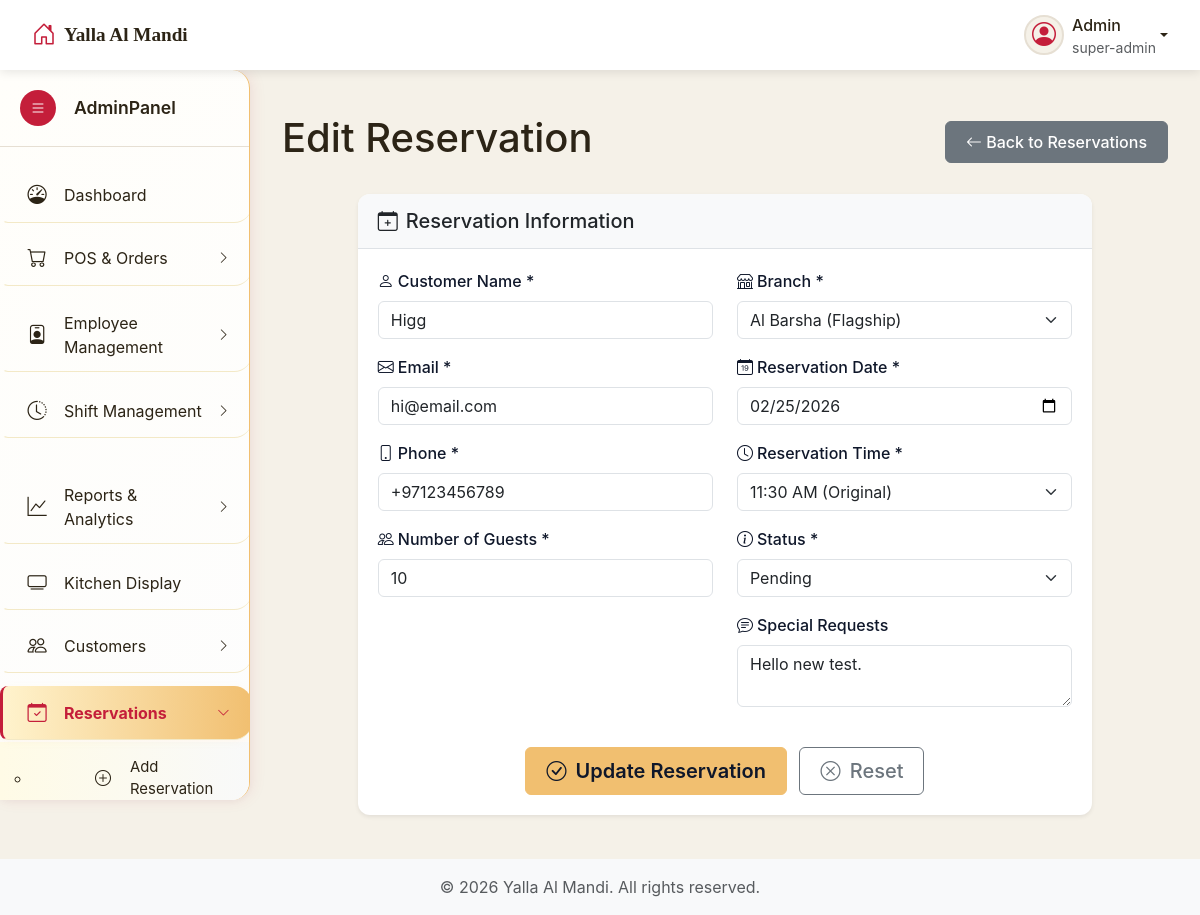
The app's page /admin/reservation.php?source=edit_reservation&id=6 (signed in) with its own data.
### tables this page shows
CREATE TABLE `reservations` (
  `id` int NOT NULL,
  `customer_name` varchar(100) NOT NULL,
  `customer_email` varchar(100) NOT NULL,
  `customer_phone` varchar(20) NOT NULL,
  `reservation_date` date NOT NULL,
  `reservation_time` time NOT NULL,
  `branch_name` varchar(256) NOT NULL,
  `number_of_guests` int NOT NULL,
  `branch_id` int DEFAULT '1',
  `special_requests` text,
  `status` enum('pending','confirmed','cancelled','completed') DEFAULT 'pending',
  `created_at` timestamp NOT NULL DEFAULT CURRENT_TIMESTAMP,
  `updated_at` timestamp NOT NULL DEFAULT CURRENT_TIMESTAMP ON UPDATE CURRENT_TIMESTAMP
);

CREATE TABLE `branches` (
  `id` int NOT NULL,
  `name` varchar(100) NOT NULL,
  `address` text NOT NULL,
  `phone` varchar(20) DEFAULT NULL,
  `email` varchar(100) DEFAULT NULL,
  `opening_hours` text,
  `is_active` tinyint(1) DEFAULT '1',
  `created_at` timestamp NOT NULL DEFAULT CURRENT_TIMESTAMP
);

### admin/includes/edit_reservation.php (the view, shortened to what this page needs)
<?php
$reservation_id = isset($_GET['id']) ? intval($_GET['id']) : 0;
$customer_name = $customer_email = $customer_phone = '';
$reservation_date = $reservation_time = '';
$number_of_guests = '';
$branch_id = 1;
$special_requests = '';
$status = 'pending';
$branches = [];
$branch_query = "SELECT id, name FROM branches ORDER BY name";
$branch_result = $connection->query($branch_query);
if ($branch_result) {
    while ($row = $branch_result->fetch_assoc()) {
        $branches[] = $row;
    }
}
if ($reservation_id > 0 && $_SERVER['REQUEST_METHOD'] !== 'POST') {
    $sql = "SELECT * FROM reservations WHERE id = ?";
    $stmt = $connection->prepare($sql);
    $stmt->bind_param("i", $reservation_id);
    $stmt->execute();
    $result = $stmt->get_result();
    if ($result->num_rows === 1) {
        $reservation = $result->fetch_assoc();
        $customer_name = $reservation['customer_name'];
        $customer_email = $reservation['customer_email'];
        $customer_phone = $reservation['customer_phone'];
        $reservation_date = $reservation['reservation_date'];
        $reservation_time = $reservation['reservation_time'];
        $number_of_guests = $reservation['number_of_guests'];
        $branch_id = $reservation['branch_id'];
        $special_requests = $reservation['special_requests'];
        $status = $reservation['status'];
    } else {
        $message = "Reservation not found.";
        $message_type = "error";
        $reservation_id = 0;
    }
}
?>
<div class="main-content" id="mainContent">
    <div class="container-fluid">
        <div class="d-flex justify-content-between align-items-center mb-4">
            <h1 class="page-title"><?php echo $reservation_id > 0 ? 'Edit Reservation' : 'Add Reservation'; ?></h1>
            <a href="reservation.php" class="btn btn-secondary">
                <i class="bi bi-arrow-left"></i> Back to Reservations
            </a>
        </div>
        <div class="row justify-content-center">
            <div class="col-md-10">
                <div class="card shadow-sm">
                    <div class="card-header">
                        <h5 class="mb-0"><i class="bi bi-calendar-plus me-2"></i>Reservation Information</h5>
                    </div>
                    <div class="card-body">
                        <form method="POST" action="">
                            <div class="row">
                                <div class="col-md-6">
                                    <div class="mb-3">
                                        <label for="customer_name" class="form-label"><i class="bi bi-person me-1"></i>Customer Name *</label>
                                        <input type="text" id="customer_name" name="customer_name" class="form-control"
                                               value="<?php echo htmlspecialchars($customer_name); ?>" required>
                                    </div>
                                    <div class="mb-3">
                                        <label for="customer_email" class="form-label"><i class="bi bi-envelope me-1"></i>Email *</label>
                                        <input type="email" id="customer_email" name="customer_email" class="form-control"
                                               value="<?php echo htmlspecialchars($customer_email); ?>" required>
                                    </div>
                                    <div class="mb-3">
                                        <label for="customer_phone" class="form-label"><i class="bi bi-phone me-1"></i>Phone *</label>
                                        <input type="tel" id="customer_phone" name="customer_phone" class="form-control"
                                               value="<?php echo htmlspecialchars($customer_phone); ?>" required>
                                    </div>
                                    <div class="mb-3">
                                        <label for="number_of_guests" class="form-label"><i class="bi bi-people me-1"></i>Number of Guests *</label>
                                        <input type="number" id="number_of_guests" name="number_of_guests" class="form-control"
                                               value="<?php echo htmlspecialchars($number_of_guests); ?>" min="1" max="50" required>
                                    </div>
                                </div>
                                <div class="col-md-6">
                                    <div class="mb-3">
                                        <label for="branch_id" class="form-label"><i class="bi bi-shop me-1"></i>Branch *</label>
                                        <select id="branch_id" name="branch_id" class="form-select" required>
                                            <?php foreach ($branches as $branch): ?>
                                            <option value="<?php echo $branch['id']; ?>"
                                                <?php echo $branch_id == $branch['id'] ? 'selected' : ''; ?>>
                                                <?php echo htmlspecialchars($branch['name']); ?>
                                            </option>
                                            <?php endforeach; ?>
                                        </select>
                                    </div>
                                    <div class="mb-3">
                                        <label for="reservation_date" class="form-label"><i class="bi bi-calendar-date me-1"></i>Reservation Date *</label>
                                        <input type="date" id="reservation_date" name="reservation_date" class="form-control"
                                               value="<?php echo htmlspecialchars($reservation_date); ?>" required>
                                    </div>
                                    <div class="mb-3">
                                        <label for="reservation_time" class="form-label"><i class="bi bi-clock me-1"></i>Reservation Time *</label>
                                        <select id="reservation_time" name="reservation_time" class="form-select" required>
                                            <?php
                                            $found = false;
                                            if (!$found && !empty($reservation_time)) {
                                                $time_display = date('h:i A', strtotime($reservation_time));
                                                echo "<option value=\"$reservation_time\" selected>$time_display (Original)</option>";
                                            }
                                            ?>
                                        </select>
                                    </div>
                                    <div class="mb-3">
                                        <label for="status" class="form-label"><i class="bi bi-info-circle me-1"></i>Status *</label>
                                        <select id="status" name="status" class="form-select" required>
                                            <option value="pending" <?php echo $status == 'pending' ? 'selected' : ''; ?>>Pending</option>
                                        </select>
                                    </div>
                                    <div class="mb-3">
                                        <label for="special_requests" class="form-label"><i class="bi bi-chat-text me-1"></i>Special Requests</label>
                                        <textarea id="special_requests" name="special_requests" class="form-control"
                                                  rows="2"><?php echo htmlspecialchars($special_requests); ?></textarea>
                                    </div>
                                </div>
                            </div>
                            <div class="row mt-4">
                                <div class="col-12 text-center">
                                    <button type="submit" class="btn btn-primary btn-lg me-2">
                                        <i class="bi bi-check-circle me-1"></i> <?php echo $reservation_id > 0 ? 'Update Reservation' : 'Create Reservation'; ?>
                                    </button>
                                    <button type="reset" class="btn btn-outline-secondary btn-lg">
                                        <i class="bi bi-x-circle me-1"></i> Reset
                                    </button>
                                </div>
                            </div>
                        </form>
                    </div>
                </div>
            </div>
        </div>
    </div>
</div>

### admin/resources/css/admin-style.css (style rules this page uses)
body { font-family: 'Inter', 'Segoe UI', sans-serif; background-color: var(--color-beige); color: var(--color-dark-brown); overflow-x: hidden; padding-top: var(--top-nav-height); }
.main-content { margin-left: var(--sidebar-width); padding: 20px; transition: margin-left 0.3s ease; min-height: calc(100vh - var(--top-nav-height)); }
.card { border: none; border-radius: 10px; box-shadow: 0 5px 15px rgba(0, 0, 0, 0.08); transition: all 0.3s ease; }
.card-header { position: relative; left: 0; background-color: var(--color-white); border-bottom: 1px solid var(--color-sand); padding: 15px 20px; font-weight: 600; }
.card-body { padding: 20px; }
.btn { border-radius: 6px; font-weight: 500; padding: 8px 20px; transition: all 0.3s ease; }
.btn-primary { background-color: var(--color-red); border-color: var(--color-red); }
.form-label { font-weight: 500; color: #0f172a; margin-bottom: 0.5rem; }
.card { border: none; border-radius: 12px; }
.card-header { background-color: #f8f9fa; border-bottom: 1px solid #dee2e6; border-radius: 12px 12px 0 0 !important; }
.btn-primary { background: #f1bf70; border-color: #f1bf70; color: #0f172a; font-weight: 600; }

### admin/includes/header.php (style rules this page uses)
:root { --color-red: #c41e3a; --color-red-light: #e84c4c; --color-beige: #f5f1e8; --color-sand: #e6dfd3; --color-dark-brown: #2c2416; --color-soft-black: #1a1a1a; --color-olive: #8a8635; --color-copper: #b87333; --color-white: #ffffff; --color-light-gray: #f8f9fa; --sidebar-width: 250px; --sidebar-collapsed-width: 70px; --top-nav-height: 70px; }

### records on screen
reservations: customer_name "Higg", customer_email "hi@email.com", customer_phone "+97123456789", number_of_guests "10", branch_id "Al Barsha (Flagship)", reservation_date "02/25/2026", reservation_time "11:30 AM (Original)", status "Pending", special_requests "Hello new test."

### other values on screen
$current_user['username'] "Admin"
$_SESSION['role'] "super-admin"
